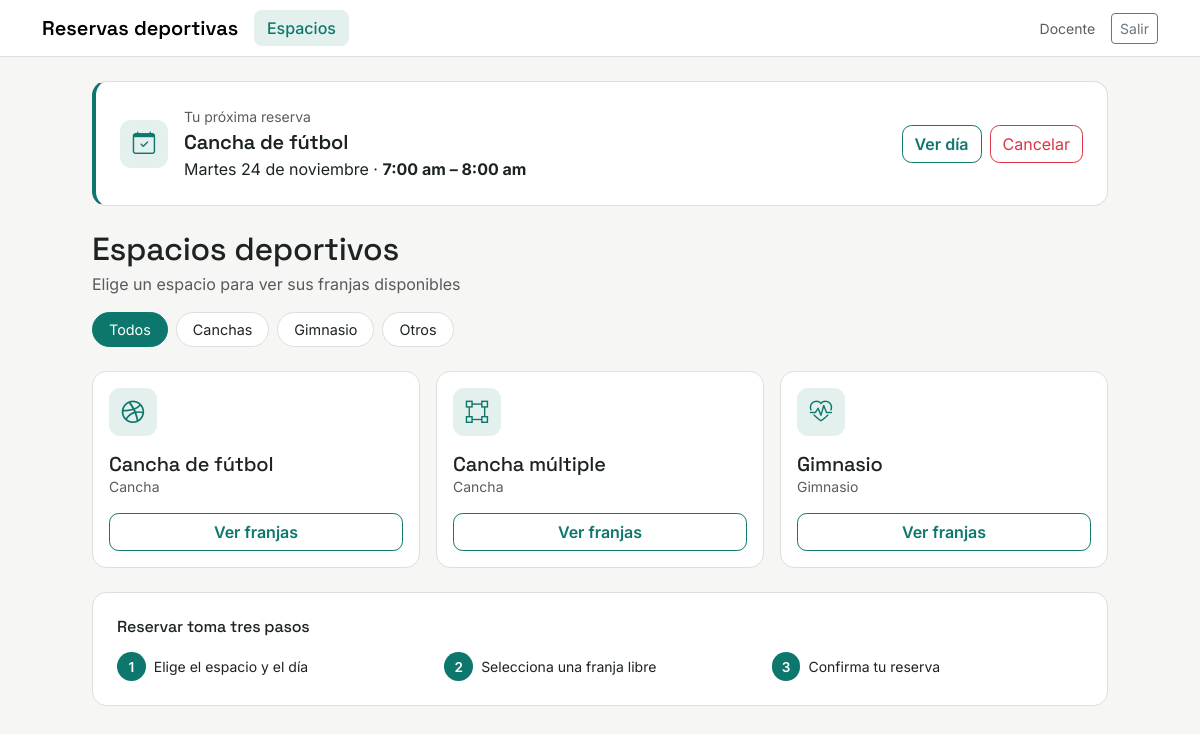
The app's page /espacios/ (signed in) with its own data.
### usuarios/models.py (models this page shows, shortened)
class Perfil(models.Model):
    class Tipo(models.TextChoices):
        ESTUDIANTE = "estudiante", "Estudiante"
        DOCENTE = "docente", "Docente"
        EXTERNO = "externo", "Externo"
    usuario = models.OneToOneField(
        settings.AUTH_USER_MODEL, on_delete=models.CASCADE, related_name="perfil"
    )
    tipo = models.CharField(max_length=20, choices=Tipo.choices, default=Tipo.EXTERNO)
    acepto_politica_en = models.DateTimeField(
        null=True, blank=True, help_text="Cuándo aceptó la política de datos (Ley 1581)."
    )

### reservas/models.py (models this page shows, shortened)
class Reserva(models.Model):
    class Estado(models.TextChoices):
        CONFIRMADA = "confirmada", "Confirmada"
        CANCELADA = "cancelada", "Cancelada"
    usuario = models.ForeignKey(
        settings.AUTH_USER_MODEL, on_delete=models.CASCADE, related_name="reservas"
    )
    espacio = models.ForeignKey(
        Espacio, on_delete=models.PROTECT, related_name="reservas"
    )
    fecha = models.DateField()
    hora_inicio = models.TimeField()
    estado = models.CharField(
        max_length=20, choices=Estado.choices, default=Estado.CONFIRMADA
    )
    creada_en = models.DateTimeField(auto_now_add=True)
    class Meta:
        ordering = ["fecha", "hora_inicio"]
        constraints = [
            models.UniqueConstraint(
                fields=["espacio", "fecha", "hora_inicio"],
                condition=Q(estado="confirmada"),
                name="una_reserva_confirmada_por_franja",
            )
        ]

### espacios/models.py (models this page shows, shortened)
class Espacio(models.Model):
    class Tipo(models.TextChoices):
        CANCHA = "cancha", "Cancha"
        GIMNASIO = "gimnasio", "Gimnasio"
        OTRO = "otro", "Otro"
    nombre = models.CharField(max_length=100)
    tipo = models.CharField(max_length=20, choices=Tipo.choices, default=Tipo.CANCHA)
    descripcion = models.TextField(blank=True)
    activo = models.BooleanField(default=True)

### espacios/views.py (the view)
# urls.py: path("", RedirectView.as_view(pattern_name="espacios:lista"), name="inicio"),
@login_required
def lista(request):
    tipo = request.GET.get("tipo", "")
    espacios = Espacio.objects.filter(activo=True).order_by("nombre")
    if tipo in Espacio.Tipo.values:
        espacios = espacios.filter(tipo=tipo)
    else:
        tipo = ""
    return render(
        request,
        "espacios/lista.html",
        {
            "espacios": espacios,
            "filtros": FILTROS,
            "tipo_actual": tipo,
            "proxima": proxima_reserva(request.user),
            "hoy": timezone.localdate(),
        },
    )

### reservas/servicios.py (called while the page is built)
def proxima_reserva(usuario):
    ahora = timezone.localtime()
    hora_actual = time(ahora.hour, 0)
    return (
        Reserva.objects.filter(usuario=usuario, estado=Reserva.Estado.CONFIRMADA)
        .filter(
            Q(fecha__gt=ahora.date())
            | Q(fecha=ahora.date(), hora_inicio__gte=hora_actual)
        )
        .select_related("espacio")
        .order_by("fecha", "hora_inicio")
        .first()
    )

### reservas/templatetags/horas.py (called while the page is built)
@register.filter
def hora_fin(hora):
    if hora is None:
        return None
    return time((hora.hour + 1) % 24, hora.minute)

@register.filter
def ampm(hora):
    if hora is None:
        return ""
    h12 = hora.hour % 12 or 12
    sufijo = "am" if hora.hour < 12 else "pm"
    return f"{h12}:{hora.minute:02d} {sufijo}"

### espacios/templates/espacios/lista.html (shortened to what this page needs)
{% extends "base.html" %}
{% load horas %}
{% block menu_espacios %}active{% endblock %}
{% block contenido %}
{% if proxima %}
  <div class="tarjeta proxima p-3 p-md-4 mb-4 d-flex flex-column flex-md-row align-items-md-center gap-3">
    <span class="icono-espacio"><i class="bi bi-calendar-check"></i></span>
    <div class="flex-grow-1">
      <div class="small text-body-secondary">Tu próxima reserva</div>
      <div class="fs-5 fw-semibold titulo">{{ proxima.espacio.nombre }}</div>
      <div>
        <span class="text-capitalize">
          {% if proxima.fecha == hoy %}Hoy{% else %}{{ proxima.fecha|date:"l" }}{% endif %}</span>
        {{ proxima.fecha|date:"j \d\e F"|lower }} ·
        <strong>{{ proxima.hora_inicio|ampm }} – {{ proxima.hora_inicio|hora_fin|ampm }}</strong>
      </div>
    </div>
    <div class="d-flex gap-2">
      <a href="{% url 'reservas:franjas' proxima.espacio.pk %}?fecha={{ proxima.fecha|date:'Y-m-d' }}" class="btn btn-borde-verde">Ver día</a>
      <form method="post" action="{% url 'reservas:cancelar' proxima.pk %}"
            onsubmit="return confirm('¿Seguro que quieres cancelar esta reserva?');">
        <button type="submit" class="btn btn-outline-danger">Cancelar</button>
      </form>
    </div>
  </div>
{% endif %}
<h1 class="h2 mb-1">Espacios deportivos</h1>
<p class="text-body-secondary">Elige un espacio para ver sus franjas disponibles</p>
<div class="d-flex flex-wrap gap-2 mb-4" role="group" aria-label="Filtrar por tipo">
  {% for valor, texto in filtros %}
    <a href="{% url 'espacios:lista' %}{% if valor %}?tipo={{ valor }}{% endif %}"
       class="pildora {% if valor == tipo_actual %}activa{% endif %}"
       {% if valor == tipo_actual %}aria-current="true"{% endif %}>{{ texto }}</a>
  {% endfor %}
</div>
<div class="row row-cols-1 row-cols-sm-2 row-cols-lg-3 g-3 mb-4">
  {% for espacio in espacios %}
    <div class="col">
      <div class="tarjeta h-100 p-3 d-flex flex-column">
        <span class="icono-espacio mb-3">
          {% if espacio.nombre == "Cancha de fútbol" %}<i class="bi bi-dribbble"></i>
          {% elif espacio.tipo == "cancha" %}<i class="bi bi-bounding-box"></i>
          {% elif espacio.tipo == "gimnasio" %}<i class="bi bi-heart-pulse"></i>
          {% else %}<i class="bi bi-grid"></i>{% endif %}
        </span>
        <h2 class="h5 mb-0">{{ espacio.nombre }}</h2>
        <p class="small text-body-secondary mb-3">{{ espacio.get_tipo_display }}</p>
        <a href="{% url 'reservas:franjas' espacio.pk %}" class="btn btn-borde-verde mt-auto">Ver franjas</a>
      </div>
    </div>
  {% empty %}
    <div class="col-12">
      <div class="tarjeta p-3 text-body-secondary">No hay espacios disponibles con este filtro.</div>
    </div>
  {% endfor %}
</div>
<div class="tarjeta p-3 p-md-4">
  <h2 class="h6 mb-3">Reservar toma tres pasos</h2>
  <div class="row g-3 small">
    <div class="col-md-4 d-flex align-items-center gap-2"><span class="paso-numero">1</span>Elige el espacio y el día</div>
    <div class="col-md-4 d-flex align-items-center gap-2"><span class="paso-numero">2</span>Selecciona una franja libre</div>
    <div class="col-md-4 d-flex align-items-center gap-2"><span class="paso-numero">3</span>Confirma tu reserva</div>
  </div>
</div>
{% endblock %}

### templates/base.html (shortened to what this page needs)
{% load static %}<!doctype html>
<html lang="es">
<head>
  <link href="https://cdn.jsdelivr.net/npm/bootstrap@5.3.3/dist/css/bootstrap.min.css" rel="stylesheet">
  <link href="https://cdn.jsdelivr.net/npm/bootstrap-icons@1.11.3/font/bootstrap-icons.min.css" rel="stylesheet">
  <link href="{% static 'css/estilos.css' %}" rel="stylesheet">
</head>
<body>
{% block cuerpo %}
  <nav class="navbar navbar-expand-md barra mb-4">
    <div class="container">
      <a class="navbar-brand" href="{% url 'inicio' %}">Reservas deportivas</a>
      {% if user.is_authenticated %}
        <div class="collapse navbar-collapse" id="menu">
          <ul class="navbar-nav me-auto gap-1">
            <li class="nav-item"><a class="nav-link {% block menu_espacios %}{% endblock %}" href="{% url 'espacios:lista' %}">Espacios</a></li>
          </ul>
          <div class="d-flex align-items-center gap-3">
            <span class="small text-body-secondary" title="{{ user.get_full_name|default:user.username }}">
              {% if user.is_staff %}Administrador{% else %}{{ user.perfil.get_tipo_display|default:"Usuario" }}{% endif %}
            </span>
            <form method="post" action="{% url 'usuarios:salir' %}">
              <button class="btn btn-sm btn-outline-secondary" type="submit">Salir</button>
            </form>
          </div>
        </div>
      {% endif %}
    </div>
  </nav>
  <main class="container pb-5" style="max-width: 1040px">
    {% block contenido %}{% endblock %}
  </main>
{% endblock %}
</body>
</html>

### static/css/estilos.css (style rules this page uses)
:root { --verde: #0e776d; --verde-oscuro: #0a5d55; --verde-claro: #e3f0ee; --oscuro: #142020; --fondo: #f6f6f4; --borde: #dedfdc; --gris: #e6e8e6; --ambar: #fbedc4; --ambar-texto: #7a5a0a; --bs-body-font-family: "Inter", system-ui, sans-serif; --bs-body-bg: var(--fondo); --bs-body-color: #1d2323; --bs-link-color: var(--verde); --bs-link-color-rgb: 14, 119, 109; --bs-link-hover-color: var(--verde-oscuro); --bs-link-hover-color-rgb: 10, 93, 85; --bs-border-color: var(--borde); --bs-border-radius: .6rem; --bs-focus-ring-color: rgba(14, 119, 109, .25); }
h1, h2, h3, .titulo { font-family: "Space Grotesk", "Inter", sans-serif; font-weight: 600; letter-spacing: -.01em; }
.btn-borde-verde { --bs-btn-color: var(--verde); --bs-btn-border-color: var(--verde); --bs-btn-bg: #fff; --bs-btn-hover-bg: var(--verde); --bs-btn-hover-border-color: var(--verde); --bs-btn-hover-color: #fff; --bs-btn-active-bg: var(--verde-oscuro); --bs-btn-active-color: #fff; font-weight: 600; }
.barra { background: #fff; border-bottom: 1px solid var(--borde); }
.barra .navbar-brand { font-family: "Space Grotesk", sans-serif; font-weight: 600; }
.barra .nav-link { border-radius: .5rem; padding: .35rem .8rem !important; color: #1d2323; font-weight: 500; }
.barra .nav-link.active { background: var(--verde-claro); color: var(--verde); }
.tarjeta { background: #fff; border: 1px solid var(--borde); border-radius: .9rem; }
.icono-espacio { width: 3rem; height: 3rem; border-radius: .7rem; display: grid; place-items: center; background: var(--verde-claro); color: var(--verde); font-size: 1.4rem; }
.proxima { border-left: 4px solid var(--verde); }
.pildora { border-radius: 2rem; border: 1px solid var(--borde); background: #fff; color: #1d2323; padding: .35rem 1rem; font-size: .9rem; text-decoration: none; }
.pildora.activa { background: var(--verde); border-color: var(--verde); color: #fff; }
.paso-numero { width: 1.8rem; height: 1.8rem; border-radius: 50%; display: inline-grid; place-items: center; background: var(--verde); color: #fff; font-weight: 600; font-size: .85rem; flex-shrink: 0; }

### records on screen
Reserva: espacio.nombre "Cancha de fútbol", fecha "Martes", fecha "24 de noviembre", hora_inicio|ampm "7:00 am", hora_inicio|hora_fin "8:00 am"
Espacio: nombre "Cancha de fútbol", tipo "Cancha"
Espacio: nombre "Cancha múltiple", tipo "Cancha"
Espacio: nombre "Gimnasio", tipo "Gimnasio"

### other values on screen
{{ user.perfil.get_tipo_display|default:"Usuario" }} "Docente"
{{ texto }} "Todos" "Canchas" "Gimnasio" "Otros"
